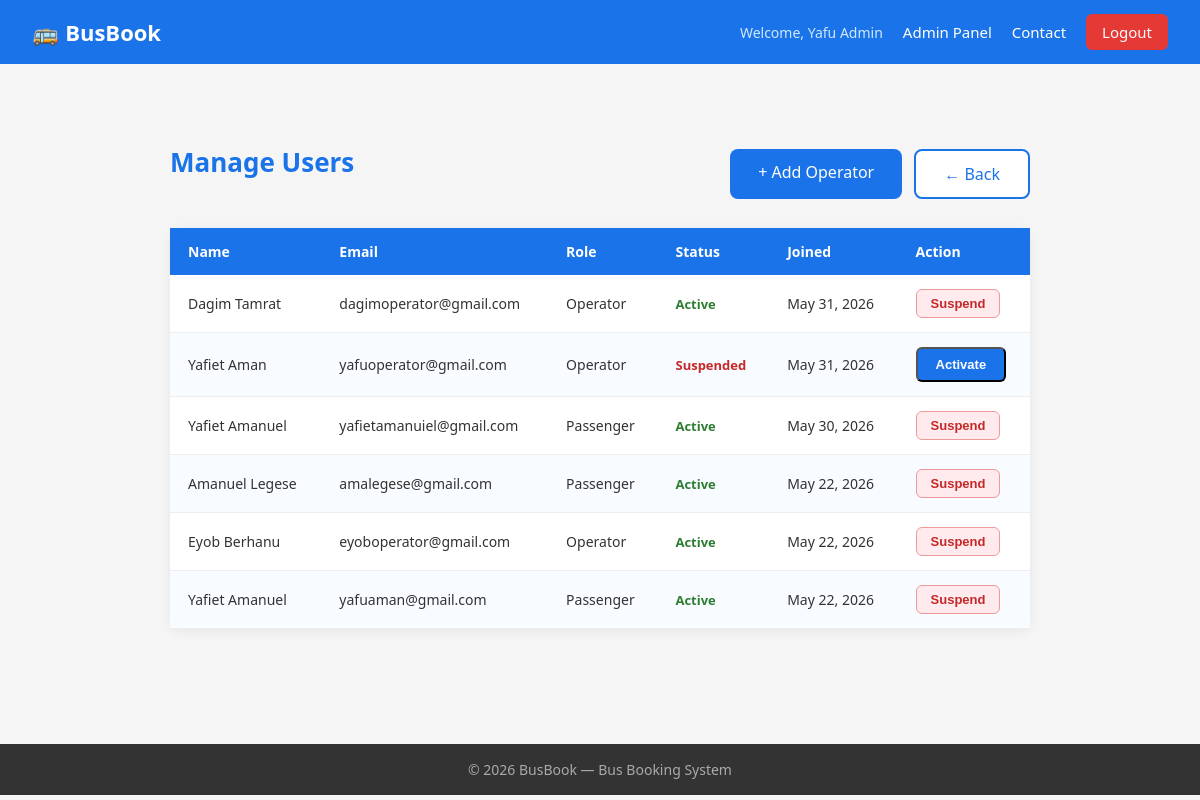
Page /public/index.php?page=admin-users (signed in) on the committed database.
### tables this page shows
CREATE TABLE `users` (
  `id` int(11) NOT NULL,
  `full_name` varchar(100) NOT NULL,
  `email` varchar(100) NOT NULL,
  `password` varchar(255) NOT NULL,
  `role` enum('passenger','operator','admin') NOT NULL DEFAULT 'passenger',
  `status` enum('active','suspended') NOT NULL DEFAULT 'active',
  `created_at` timestamp NOT NULL DEFAULT current_timestamp()
);

### core/Controller.php (called while the page is built, shortened)
<?php
class Controller {
    protected function render($view, $data = []) {
        extract($data);
        $viewPath = __DIR__ . '/../app/views/' . $view . '.php';
        require_once __DIR__ . '/../app/views/layouts/header.php';
        require        $viewPath;
        require_once __DIR__ . '/../app/views/layouts/footer.php';
    }
}

### app/controllers/AdminController.php (called while the page is built, shortened)
<?php
class AdminController extends Controller {
    private $userModel;
    public function __construct() {
        require_once __DIR__ . '/../models/User.php';
        $this->userModel    = new User();
    }
    public function manageUsers() {
        $users = $this->userModel->getAllUsers();
        $this->render('admin/users', [
            'users' => $users
        ]);
    }
}

### public/index.php (called while the page is built, shortened)
<?php
require_once __DIR__ . '/../core/Database.php';
require_once __DIR__ . '/../core/Controller.php';
require_once __DIR__ . '/../core/Router.php';
$router = new Router();
$router->get('home',      'AuthController', 'showHome');
$router->get('login',     'AuthController', 'showLogin');
$router->get('register',  'AuthController', 'showRegister');
$router->get('logout',    'AuthController', 'logout');
$router->post('login',    'AuthController', 'login');
$router->post('register', 'AuthController', 'register');
$router->get('contact',  'ContactController', 'showContact');
$router->post('contact', 'ContactController', 'handleContact');
$router->get('admin-messages', 'AdminController', 'manageMessages');
$router->get('search',          'RouteController',  'showSearch');
$router->post('search',         'RouteController',  'handleSearch');
$router->get('seats',           'BookingController', 'showSeats');
$router->post('book',           'BookingController', 'handleBooking');
$router->get('dashboard',       'BookingController', 'passengerDashboard');
$router->get('dismiss-pending', 'BookingController', 'dismissPending');
$router->post('cancel-booking', 'BookingController', 'cancelBooking');
$router->get('operator',        'OperatorController', 'dashboard');
$router->get('operator-add',    'OperatorController', 'showAddRoute');
$router->post('operator-add',   'OperatorController', 'handleAddRoute');
$router->get('operator-delete', 'OperatorController', 'deleteRoute');
$router->get('admin',               'AdminController', 'dashboard');
$router->get('admin-users',         'AdminController', 'manageUsers');
$router->get('admin-suspend',       'AdminController', 'suspendUser');
$router->get('admin-activate',      'AdminController', 'activateUser');
$router->get('admin-routes',        'AdminController', 'manageRoutes');
$router->get('admin-approve-route', 'AdminController', 'approveRoute');
$router->get('admin-reject-route',  'AdminController', 'rejectRoute');
$router->get('admin-delete-route',  'AdminController', 'deleteRoute');
$router->get('admin-add-operator',  'AdminController', 'showAddOperator');
$router->post('admin-add-operator', 'AdminController', 'handleAddOperator');
$router->dispatch();

### core/Database.php (called while the page is built, shortened)
<?php
class Database {
    private static $instance = null;
    private $connection;
    private function __construct() {
        $this->connection = new mysqli(DB_HOST, DB_USER, DB_PASS, DB_NAME, DB_PORT);
        $this->connection->set_charset('utf8mb4');
    }
    public static function getInstance() {
        if (self::$instance === null) {
            self::$instance = new Database();
        }
        return self::$instance;
    }
    public function getConnection() {
        return $this->connection;
    }
}

### app/models/User.php (called while the page is built, shortened)
<?php
class User {
    private $db;
    public function __construct() {
        $this->db = Database::getInstance()->getConnection();
    }
    public function getAllUsers() {
        $result = $this->db->query("
            SELECT * FROM users
            WHERE role != 'admin'
            ORDER BY created_at DESC
        ");
        return $result->fetch_all(MYSQLI_ASSOC);
    }
}

### app/views/admin/users.php (the view)
<?php $users = $users ?? []; ?>
<div class="dashboard-container">
    <div style="display:flex; justify-content:space-between; align-items:center; margin-bottom:24px;">
        <h2>Manage Users</h2>
        <div style="display:flex; gap:12px;">
            <a href="/bus-booking/public/index.php?page=admin-add-operator"
               class="btn-primary">
                + Add Operator
            </a>
            <a href="/bus-booking/public/index.php?page=admin"
               class="btn-secondary">← Back</a>
        </div>
    </div>
    <?php if (count($users) === 0): ?>
        <p class="no-bookings">No users found.</p>
    <?php else: ?>
        <table class="routes-table">
            <thead>
                <tr>
                    <th>Name</th>
                    <th>Email</th>
                    <th>Role</th>
                    <th>Status</th>
                    <th>Joined</th>
                    <th>Action</th>
                </tr>
            </thead>
            <tbody>
                <?php foreach ($users as $user): ?>
                    <tr>
                        <td><?php echo htmlspecialchars($user['full_name']); ?></td>
                        <td><?php echo htmlspecialchars($user['email']); ?></td>
                        <td><?php echo ucfirst($user['role']); ?></td>
                        <td>
                            <span class="status-<?php echo $user['status']; ?>">
                                <?php echo ucfirst($user['status']); ?>
                            </span>
                        </td>
                        <td><?php echo date('M d, Y', strtotime($user['created_at'])); ?></td>
                        <td>
                            <?php if ($user['status'] === 'active'): ?>
                                <button class="btn-cancel"
                                        onclick="confirmSuspend(<?php echo $user['id']; ?>, '<?php echo htmlspecialchars($user['full_name']); ?>')">
                                    Suspend
                                </button>
                            <?php else: ?>
                                <button class="btn-book"
                                        onclick="confirmActivate(<?php echo $user['id']; ?>, '<?php echo htmlspecialchars($user['full_name']); ?>')">
                                    Activate
                                </button>
                            <?php endif; ?>
                        </td>
                    </tr>
                <?php endforeach; ?>
            </tbody>
        </table>
    <?php endif; ?>
</div>

### core/Router.php (shortened to what this page needs)
<?php
class Router {
    private $routes = [
        'GET'  => [],
        'POST' => []
    ];
    public function get($path, $controller, $method) {
        $this->routes['GET'][$path] = [$controller, $method];
    }
    public function post($path, $controller, $method) {
        $this->routes['POST'][$path] = [$controller, $method];
    }
    public function dispatch() {
        $page   = $_GET['page'] ?? 'home';
        $method = $_SERVER['REQUEST_METHOD'];
        if (isset($this->routes[$method][$page])) {
            [$controllerClass, $action] = $this->routes[$method][$page];
            $controller = new $controllerClass();
            $controller->$action();
        } else {
            http_response_code(404);
            echo '<h2>404 - Page not found</h2>';
        }
    }
}

### app/views/layouts/header.php (shortened to what this page needs)
<!DOCTYPE html>
<html lang="en">
<head>
    <link rel="stylesheet" href="/bus-booking/public/css/style.css">
</head>
<body>
<nav class="navbar">
    <div class="nav-brand">
        <a href="/bus-booking/public/index.php?page=home">🚌 BusBook</a>
    </div>
    <div class="nav-links">
        <?php if (isset($_SESSION['user_id'])): ?>
            <span>Welcome, <?php echo htmlspecialchars($_SESSION['full_name']); ?></span>
            <?php if ($_SESSION['role'] === 'admin'): ?>
                <a href="/bus-booking/public/index.php?page=admin">Admin Panel</a>
            <?php endif; ?>
            <a href="/bus-booking/public/index.php?page=contact">Contact</a>
            <a href="/bus-booking/public/index.php?page=logout" class="btn-logout">Logout</a>
        <?php else: ?>
            <a href="/bus-booking/public/index.php?page=contact">Contact</a>
            <a href="/bus-booking/public/index.php?page=login">Login</a>
            <a href="/bus-booking/public/index.php?page=register">Register</a>
        <?php endif; ?>
    </div>
</nav>
<main class="main-content">

### app/views/layouts/footer.php
</main>
<footer class="footer">
    <p>&copy; <?php echo date('Y'); ?> BusBook — Bus Booking System</p>
</footer>
</body>
</html>

### public/css/style.css (style rules this page uses)
* { margin: 0; padding: 0; box-sizing: border-box; }
body { font-family: "Segoe UI", Tahoma, Geneva, Verdana, sans-serif; background-color: #f5f5f5; color: #333; }
.navbar { background-color: #1a73e8; padding: 14px 32px; display: flex; justify-content: space-between; align-items: center; }
.nav-brand a { color: white; text-decoration: none; font-size: 22px; font-weight: bold; }
.nav-links { display: flex; align-items: center; gap: 20px; }
.nav-links a { color: white; text-decoration: none; font-size: 15px; }
.nav-links span { color: #d0e8ff; font-size: 14px; }
.btn-logout { background-color: #e53935; padding: 8px 16px; border-radius: 6px; }
.main-content { min-height: calc(100vh - 120px); padding: 40px 32px; }
.footer { background-color: #333; color: #aaa; text-align: center; padding: 16px; font-size: 14px; }
.btn-primary { background-color: #1a73e8; color: white; padding: 12px 28px; border: none; border-radius: 8px; font-size: 16px; cursor: pointer; text-decoration: none; display: inline-block; }
.btn-secondary { background-color: white; color: #1a73e8; padding: 12px 28px; border: 2px solid #1a73e8; border-radius: 8px; font-size: 16px; cursor: pointer; text-decoration: none; display: inline-block; }
.routes-table { width: 100%; border-collapse: collapse; background: white; border-radius: 12px; box-shadow: 0 2px 12px rgba(0, 0, 0, 0.07); font-size: 14px; }
.routes-table thead tr { background-color: #1a73e8; color: white; }
.routes-table thead th { padding: 14px 18px; text-align: left; font-weight: 600; font-size: 14px; color: white; }
.routes-table tbody tr { border-bottom: 1px solid #eeeeee; background-color: white; }
.routes-table tbody tr:nth-child(even) { background-color: #f8fbff; }
.routes-table tbody td { padding: 14px 18px; color: #333; white-space: nowrap; }
.btn-book { background-color: #1a73e8; color: white; padding: 8px 18px; border-radius: 6px; text-decoration: none; font-size: 13px; font-weight: 600; display: inline-block; }
.dashboard-container { max-width: 900px; margin: 0 auto; padding: 40px 20px; }
.dashboard-container h2 { color: #1a73e8; font-size: 26px; margin-bottom: 24px; }
.btn-cancel { background: #ffebee; color: #c62828; border: 1px solid #ef9a9a; padding: 6px 14px; border-radius: 6px; font-size: 13px; cursor: pointer; font-weight: 600; }
.status-active { color: #2e7d32; font-weight: 600; font-size: 13px; }
.status-suspended { color: #c62828; font-weight: 600; font-size: 13px; }

### rows in the picture
users: full_name "Dagim Tamrat", email "dagimoperator@gmail.com", role "Operator", status "Active", created_at "May 31, 2026"
users: full_name "Yafiet Aman", email "yafuoperator@gmail.com", role "Operator", status "Suspended", created_at "May 31, 2026"
users: full_name "Yafiet Amanuel", email "yafietamanuiel@gmail.com", role "Passenger", status "Active", created_at "May 30, 2026"
users: full_name "Amanuel Legese", email "amalegese@gmail.com", role "Passenger", status "Active", created_at "May 22, 2026"
users: full_name "Eyob Berhanu", email "eyoboperator@gmail.com", role "Operator", status "Active", created_at "May 22, 2026"
users: full_name "Yafiet Amanuel", email "yafuaman@gmail.com", role "Passenger", status "Active", created_at "May 22, 2026"

### other values in the picture
$_SESSION['full_name'] "Yafu Admin"
